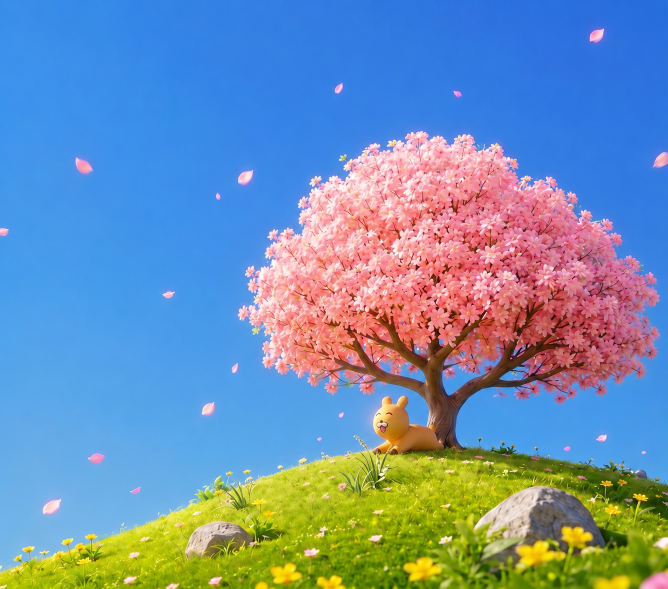
#> input picture gorani_image.png, 1335 x 1178 px, given in place of current-sunny-off-brokerage.png, which was not available (shown at 1/2 size)
$ python build-money-level-night-review.py
#> lines starting #> are read from the running program, lines starting #| are printed output that depends on the picture; pictures that were not available may be replaced by others from this repository, and a replacement may not be noted
"""Assemble captured browser screenshots; never modifies runtime artwork."""
from pathlib import Path
import json, shutil, sys, tempfile
from PIL import Image, ImageDraw

raw = Path(sys.argv[1]) if len(sys.argv) > 1 else Path(tempfile.gettempdir()) / "money-level-night-final-raw"
out = Path("art-review/money-level/night-final")
out.mkdir(parents=True, exist_ok=True)

def sheet(filename, frames, cols, tile=(480, 360)):
#> called with filename = 'night-brokerage.jpg', cols = 3, tile = (480, 360)
    rows = (len(frames) + cols - 1) // cols
    c = Image.new("RGB", (cols * tile[0], rows * tile[1]), "#19211f")
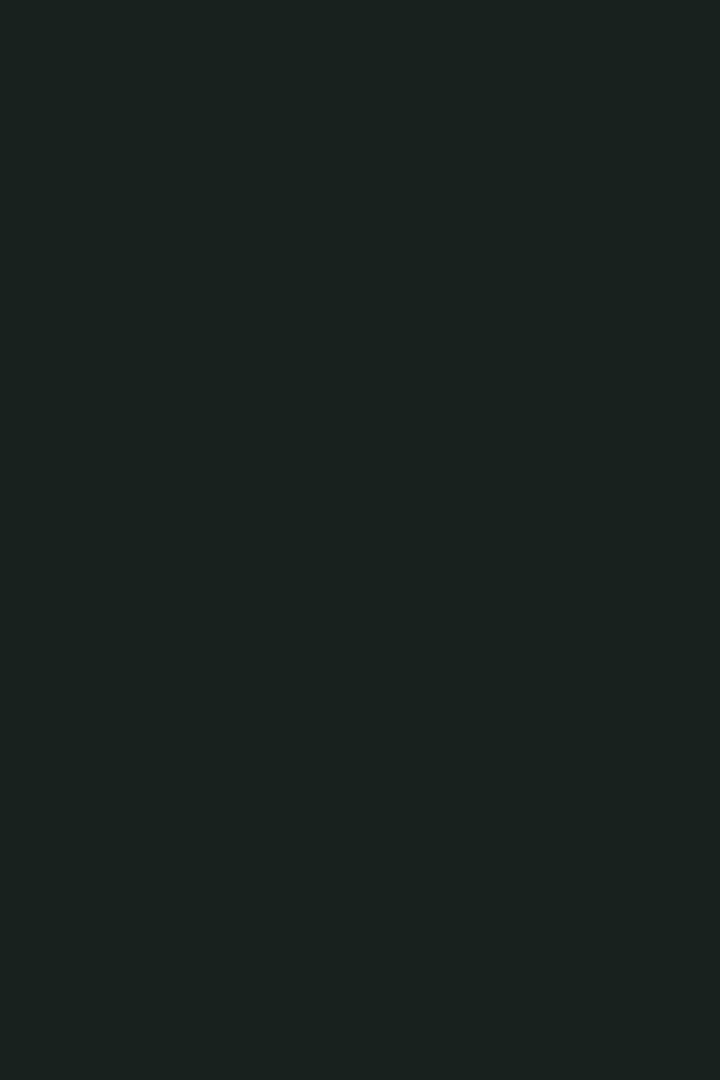
#> c: PIL image 1440x2160 RGB (shown at 1/2 size); mean R, G, B 25, 33, 31
    d = ImageDraw.Draw(c)
    for i, (label, source) in enumerate(frames):
        x, y = i % cols * tile[0], i // cols * tile[1]
        im = Image.open(source).convert("RGB")
#> im is the input picture: PIL image 1335x1178 RGB; mean R, G, B 113.5, 143.8, 174.3
        im.thumbnail((tile[0], tile[1] - 28))
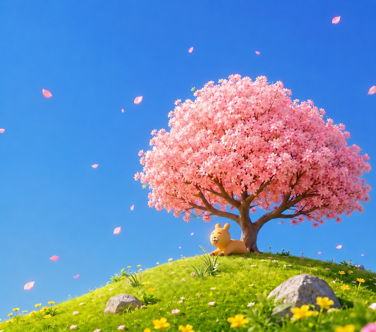
#> im: PIL image 376x332 RGB; mean R, G, B 113.5, 143.8, 174.3
        c.paste(im, (x, y + 28))
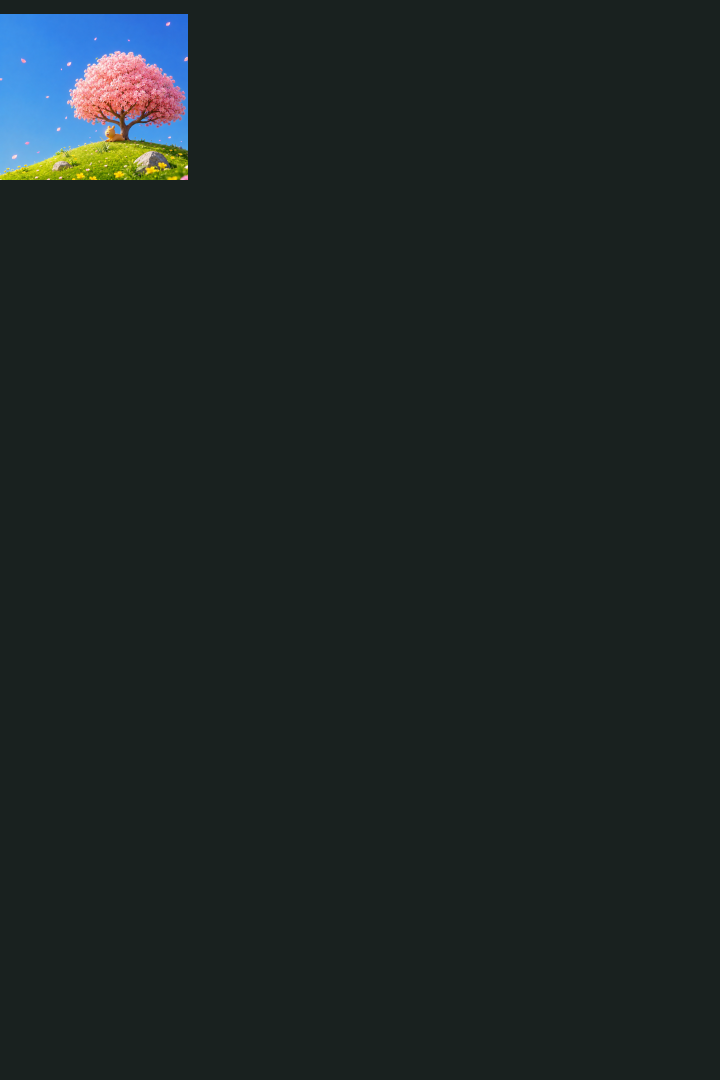
#> c: PIL image 1440x2160 RGB (shown at 1/2 size); mean R, G, B 28.6, 37.4, 36.8
        d.text((x + 5, y + 7), label, fill="white")
    c.save(out / filename, quality=95, subsampling=0)

for kind in ["brokerage", "tax"]:
#> (the run stopped early here; a loop or call above may not have finished)
